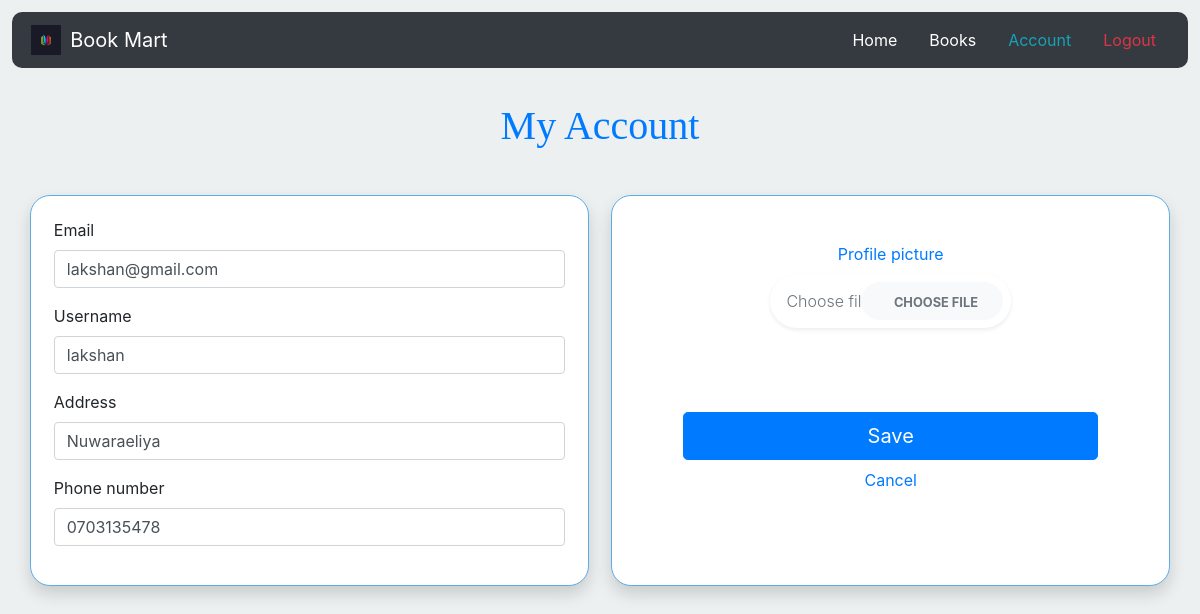
The page /account.php?user_id=28 on the database as committed earlier.
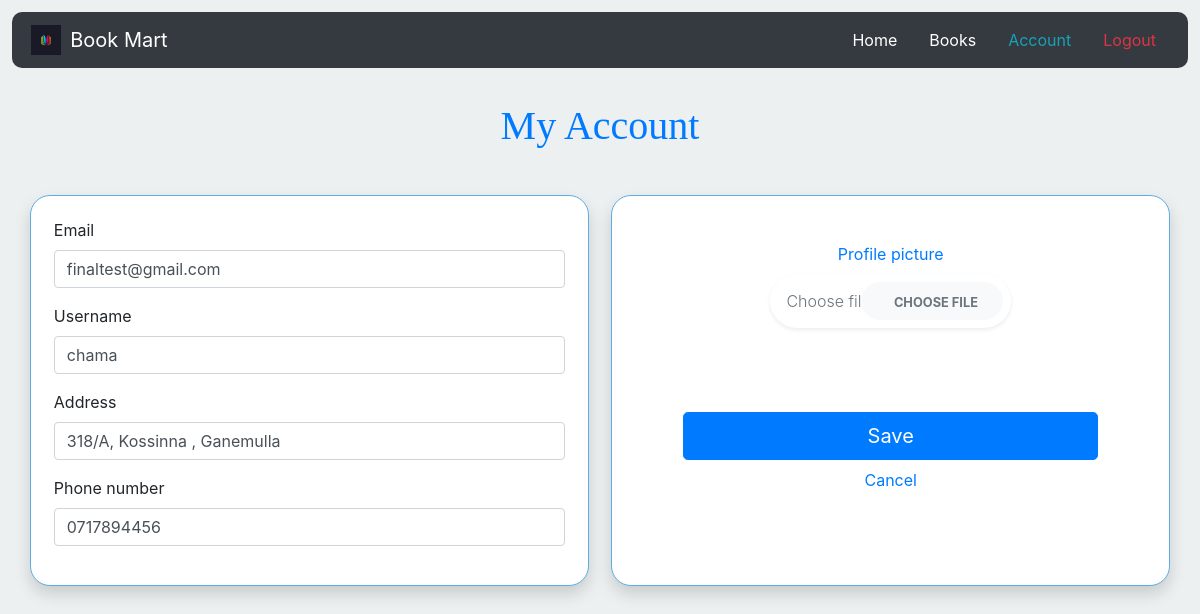
The same page on the database as committed later.
### tables this page shows
CREATE TABLE IF NOT EXISTS `users` (
  `user_id` int(10) UNSIGNED NOT NULL AUTO_INCREMENT,
  `username` varchar(250) NOT NULL,
  `email` varchar(250) NOT NULL,
  `password` varchar(200) NOT NULL,
  `phone` varchar(15) NOT NULL,
  `address` varchar(300) NOT NULL,
  `picture` varchar(250) DEFAULT NULL,
  `reg_time` timestamp NOT NULL DEFAULT CURRENT_TIMESTAMP,
  PRIMARY KEY (`user_id`),
  UNIQUE KEY `email` (`email`)
);

### account.php (the view, shortened to what this page needs)
<?php
require_once "configure.php";
$email = $username = $address = $phone = $picture = "";
$email_err =$username_err =$address_err = $phone_err = $picture_msg = "";
if(isset($_POST["submit"]) && !empty($_POST["user_id"]))
{
  $user_id=$_POST['user_id'];
  if(empty(trim($_POST["email"]))){
    $email_err = "Please enter a email.";
  } else{
    $email = trim($_POST["email"]);
  }
   if(empty(trim($_POST["username"]))){
    $username_err = "Please enter a username.";
  } else{
      $username = trim($_POST["username"]);
  }
  if(empty(trim($_POST["address"]))){
      $address_err = "Please enter a address.";
  } else{
      $address = trim($_POST["address"]);
  }
  if(empty(trim($_POST["phone"]))){
      $phone_err = "Please enter a phone number.";
  } else{
      $phone = trim($_POST["phone"]);
  }
  if(isset($_POST['submit']) && isset($_FILES["image"]) )
  {
    $picture=$_FILES['image']['name'];
    $temfile=$_FILES['image']['tmp_name'];
    $target="uploadedimages/".basename($_FILES['image']['name']);
    if(move_uploaded_file($_FILES['image']['tmp_name'],$target)){
        $msg= "Success";
    }else{
        $msg="ERROR";
    }
  } else{
      echo "Error";
  }
  if(empty($email_err) && empty($username_err) && empty($address_err) && empty($phone_err) ){
    $sql="UPDATE users SET username=?, email=?,phone=?,address=?,picture=? WHERE user_id=?";
    if($stmt = mysqli_prepare($con, $sql)){
      mysqli_stmt_bind_param($stmt, "sssssi", $param_username,	$param_email, $param_phone,	$param_address, $param_picture, $param_user_id);
      $param_username = $username;
      $param_email=$email;
      $param_phone=$phone;
      $param_address=$address;
      $param_picture =  $picture;
      $param_user_id = $user_id;
      if(mysqli_stmt_execute($stmt)){
          header("location: home.php?user_id=".$user_id);
          exit();
      } else{
          echo "Something went wrong. Please try again later.";
      }
    mysqli_stmt_close($stmt);
  }
  mysqli_stmt_close($stmt);
  }
}
else
{
    $user_id = trim($_GET["user_id"]);
    $sql="SELECT user_id,username,email,phone,address,picture FROM users WHERE user_id=?";
    if($stmt=mysqli_prepare($con,$sql))
    {
			mysqli_stmt_bind_param($stmt,'i',$user_id);
			mysqli_stmt_execute($stmt);
			$result=mysqli_stmt_get_result($stmt);
			if(mysqli_num_rows($result)==1){
				$row=mysqli_fetch_array($result,MYSQLI_ASSOC);
				$user_id=$row['user_id'];
				$email=$row['email'];
				$username=$row['username'];
				$phone=$row['phone'];
				$address=$row['address'];
			}
    }
    else
    {
      header("location: error.php");
      exit();
    }
}
?>
<!DOCTYPE html>
<html lang="en">
<head>
<link rel="stylesheet" href="https://cdnjs.cloudflare.com/ajax/libs/twitter-bootstrap/4.5.0/css/bootstrap.min.css">
<link rel="stylesheet" href="https://cdnjs.cloudflare.com/ajax/libs/font-awesome/5.13.1/css/all.min.css">
<link rel="stylesheet" href="css/style_u.css">
</head>
<body>
     <nav class="navbar navbar-dark bg-dark ">
        <a class="navbar-brand" href="#">
          <img id="logo" src="Image/logo.png" width="30" height="30" class="d-inline-block align-top" alt="">
          Book Mart
        </a>
        <ul class="nav justify-content-end">
          <li class="nav-item">
            <a class="nav-link text-white" href="<?php echo "home.php?user_id=".$user_id?>">Home</a>
          </li>
          <li class="nav-item">
              <?php $user_id=$_GET['user_id'];
                echo "<a class='nav-link text-white'  href='library_cus.php?user_id=".$user_id."'>Books</a>"
              ?>
          </li>
          <li class="nav-item">
            <a class="nav-link text-info" href="">Account</a>
          </li>
          <li class="nav-item">
            <a class="nav-link text-danger" href="logout.php">Logout</a>
          </li>
        </ul>
      </nav>
      <div class="d-flex justify-content-around">
        <div class="container">
          <h1 class="head text-center text-primary">My Account</h1>
          <div class="row">
            <div class="col shadow  bg-white" id="left">
            <form action="<?php echo htmlspecialchars(basename($_SERVER['REQUEST_URI'])); ?>" method="POST" enctype="multipart/form-data">
                <label>Email</label>
                <div class="form-group">
                  <input type="text" name="email" class="form-control" id="formGroupExampleInput" value="<?php echo $email;  ?>">
                </div>
                <label>Username</label>
                <div class="form-group">
                  <input type="text" name="username" class="form-control" id="formGroupExampleInput2" value="<?php echo $username; ?>">
                </div>
                <label>Address</label>
                <div class="form-group">
                  <input type="text" name="address" class="form-control" id="formGroupExampleInput2" value="<?php echo $address; ?>">
                </div>
                <label>Phone number</label>
                <div class="form-group">
                  <input type="text" name="phone" class="form-control" id="formGroupExampleInput2" value="<?php echo $phone; ?>">
                </div>
            </div>
            <div class="col shadow bg-white" id="right">
              <div class="row py-4">
                <div class="col-lg-6 mx-auto">
                  <div class="text-center text-primary"><label class="text-center">Profile picture</label></div>
                    <div class="input-group mb-3 px-2 py-2 rounded-pill bg-white shadow-sm">
                        <label id="upload-label" for="upload" class="font-weight-light text-muted">Choose file</label>
                        <div class="input-group-append">
                            <label for="upload" class="btn btn-light m-0 rounded-pill px-4"> <i class="fa fa-cloud-upload mr-2 text-muted"></i><small class="text-uppercase font-weight-bold text-muted">Choose file</small></label>
                        </div>
                    </div>
                    <div class="image-area mt-4"><img id="imageResult" src="#" alt="" class="img-fluid rounded shadow-sm mx-auto d-block"></div>
                </div>
            </div>
            <div class="text-center mx-5">
              <Input type="submit" name="submit" class="btn btn-primary btn-lg mb-2 btn-block" value="Save">
            </div>
            <div class="text-center"><a id="cancel" href="<?php echo "home.php?user_id=".$user_id?>">Cancel</a></div>
            </div>
          </div>
</body>
</html>

### css/style_u.css (style rules this page uses)
body { margin: 0%; padding: 0%; box-sizing: border-box; background-color: #ECF0F1; }
body, html { height: 100%; }
.navbar { margin: 1%; border-radius: 10px; }
#logo { margin-left: 2%; margin-right: 3%; }
#left { border: 1px solid #5DADE2; padding: 2%; border-radius: 20px; margin-right: 1%; background-color: #5D6D7E; }
.head { position: relative; margin: 2% 0 4%; font-family: 'Bebas Neue', cursive; color: #1C2833; }
.container { position:absolute; }
#right { border: 1px solid #5DADE2; padding: 2%; border-radius: 20px; margin-left: 1%; background-color: #5D6D7E; }
#upload-label { position: absolute; top: 50%; left: 1rem; transform: translateY(-50%); }
.image-area { border: 2px dashed rgba(255, 255, 255, 0.7); padding: 1rem; position: relative; }
.image-area::before { content: 'Uploaded image result'; color: #fff; font-weight: bold; text-transform: uppercase; position: absolute; top: 50%; left: 50%; transform: translate(-50%, -50%); font-size: 0.8rem; z-index: 1; }

Rows that differ between the two databases and show on the page:
changed users: email "lakshan@gmail.com" → "finaltest@gmail.com"; username "lakshan" → "chama"; address "Nuwaraeliya" → "318/A, Kossinna , Ganemulla"; phone "0703135478" → "0717894456"
